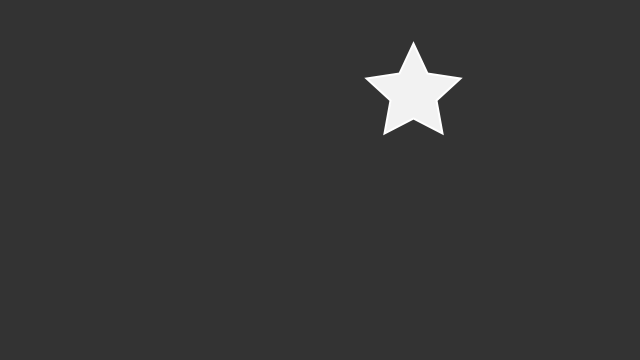
Frame 1 (no input)
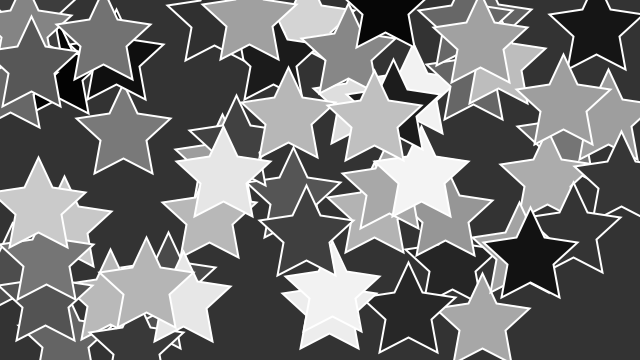
Frame 60 (the mouse pressed at the canvas centre just before this capture)
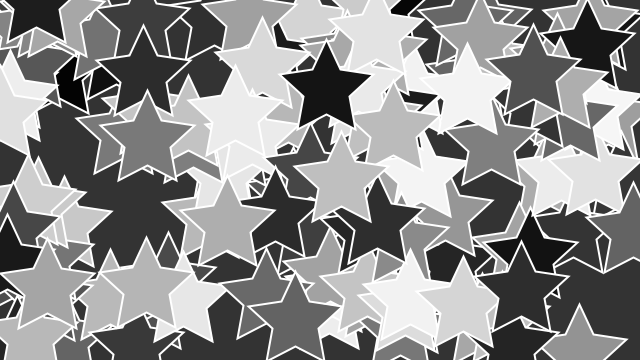
Frame 120 (the mouse held since frame 60 and released just before this capture)

The Processing sketch that drew these frames (run headless with seeded random() and noise(); from frame 60 on, the mouse is pressed at the canvas centre):

// Processing sketch: seeing_stars
// ── seeing_stars.pde
void setup() {
  size(640, 360);
  background(51);
}

void draw() {
  //background(51);
  star(random(width), random(height), random(255));
}

void star(float x, float y, float starColor) {
  fill(starColor);
  stroke(255);
  strokeWeight(2);
  beginShape();
  /* The original non-reusable star
  vertex(100,50);
  vertex(114, 80);
  vertex(147,85);
  vertex(123, 107);
  vertex(129, 140);
  vertex(100, 125);
  vertex(71, 140);
  vertex(77, 107);
  vertex(53, 85);
  vertex(86, 80);
  */
  vertex(x, y-50);
  vertex(x+14, y-20);
  vertex(x+47, y-15);
  vertex(x+23, y+7);
  vertex(x+29, y+40);
  vertex(x, y+25);
  vertex(x-29, y+40);
  vertex(x-23, y+7);
  vertex(x-47, y-15);
  vertex(x-14, y-20);
  endShape(CLOSE);
}
